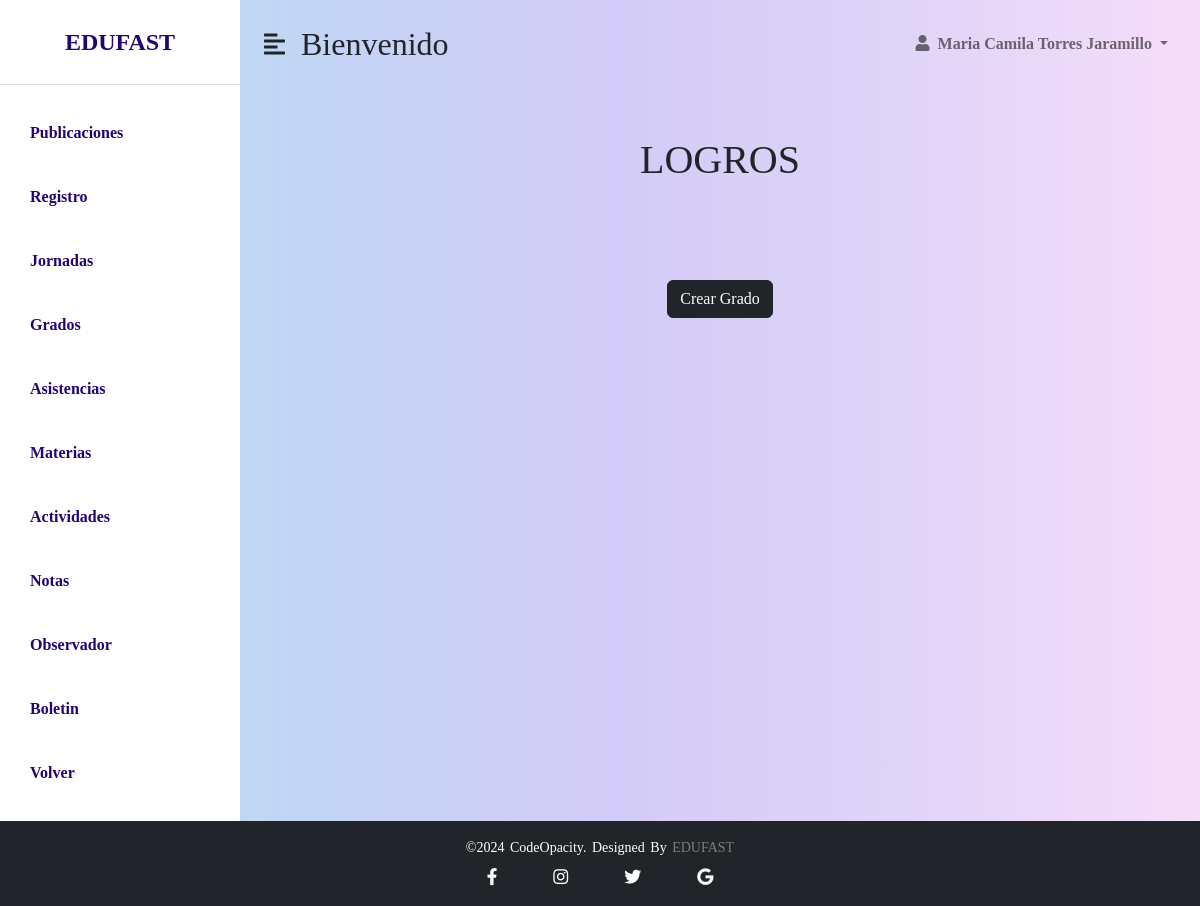
The app's page /cordinador/logrophp/logros.php, older data.
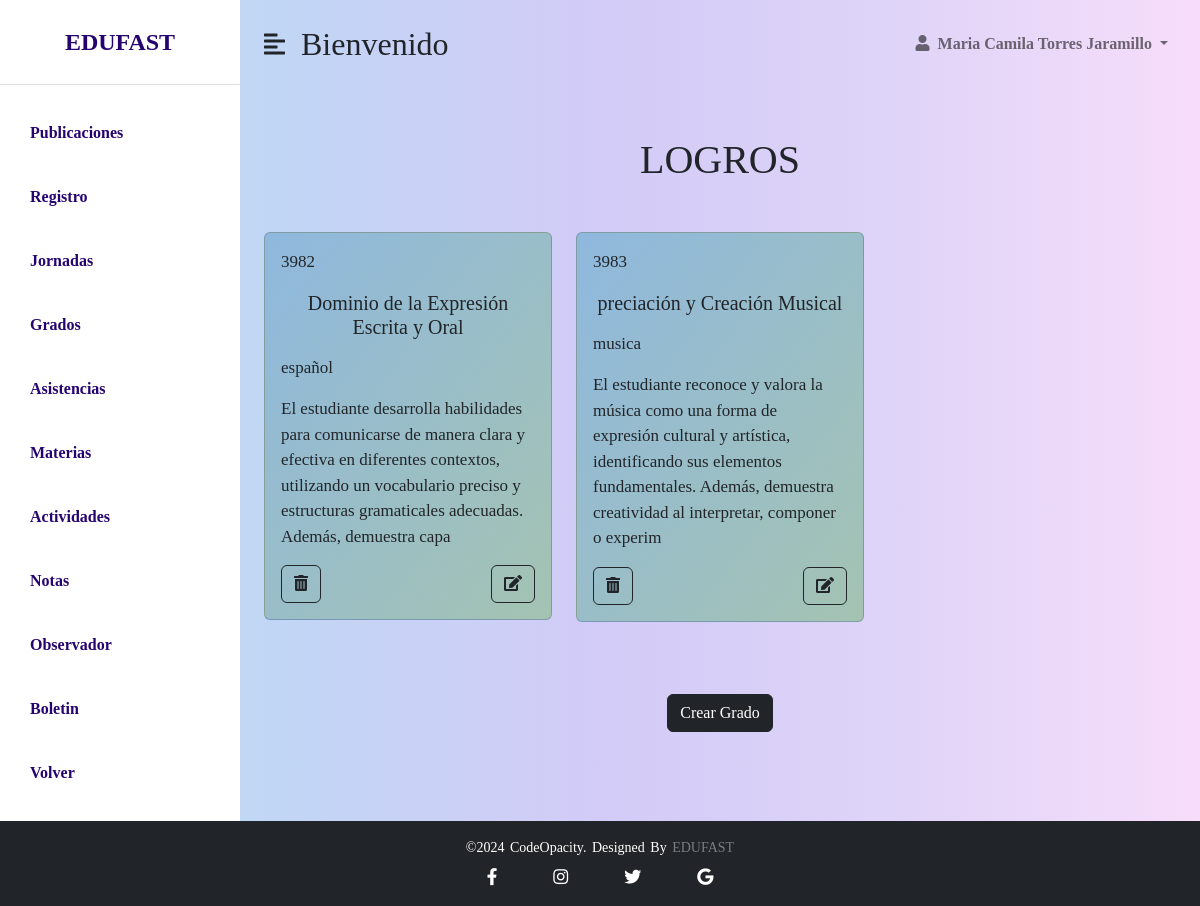
The same page, newer data.
### tables this page shows
CREATE TABLE `logro` (
  `id_logro` int(11) NOT NULL,
  `nombre_logro` char(100) DEFAULT NULL,
  `descripcion_logro` char(200) DEFAULT NULL,
  `materia_id_materia` int(11) NOT NULL,
  `materia_grado_id_grado` int(11) NOT NULL,
  `materia_area_id_area` int(11) NOT NULL
);

CREATE TABLE `materia` (
  `id_materia` int(11) NOT NULL,
  `materia` char(45) DEFAULT NULL,
  `grado_id_grado` int(11) NOT NULL,
  `area_id_area` int(11) NOT NULL
);

### cordinador/logrophp/consultarLogro.php (called while the page is built, shortened)
<?php
require_once "conexion.php";
try {
    $sentencia = $base_de_datos->prepare(" SELECT logro.*, materia.*
FROM logro
INNER JOIN materia ON materia.id_materia = logro.materia_id_materia
    ");
    $sentencia->execute();
    $logros = $sentencia->fetchAll(PDO::FETCH_OBJ);
} catch (PDOException $e) {
    echo "Error: " . $e->getMessage();
    exit();
}
?>

### cordinador/logrophp/logros.php (the view, shortened to what this page needs)
<?php
include "consultarLogro.php";
?>
<!DOCTYPE html>
<html lang="en">
<head>
    <link href="https://cdn.jsdelivr.net/npm/bootstrap@5.0.0-beta3/dist/css/bootstrap.min.css" rel="stylesheet" />
    <link rel="stylesheet" href="https://cdnjs.cloudflare.com/ajax/libs/font-awesome/5.15.3/css/all.min.css" />
    <link rel="stylesheet" href="../../css/nav.css" />
</head>
<body>
    <div class="d-flex" id="wrapper">
        <div class="listado" id="sidebar-wrapper">
            <div class="sidebar-heading text-center py-4 primary-text fs-4 fw-bold text-uppercase border-bottom">EDUFAST</div>
            <div class="list-group list-group-flush my-3">
                <a href="../publicaciones/vistas/publicaciones_crear.php" class="list-group-item list-group-item-action bg-transparent second-text fw-bold">Publicaciones</a>
                <a href="../registro/view/index_registros.php" class="list-group-item list-group-item-action bg-transparent second-text fw-bold">Registro</a>
                <a href="../jornadas/vistas/jornadas.php" class="list-group-item list-group-item-action bg-transparent second-text fw-bold">Jornadas</a>
                <a href="../grados/vistas/grados.php" class="list-group-item list-group-item-action bg-transparent second-text fw-bold">Grados</a>
                <a href="../asistencia/listados.php" class="list-group-item list-group-item-action bg-transparent second-text fw-bold">Asistencias</a>
                <a href="../materiaphp/materia.php" class="list-group-item list-group-item-action bg-transparent second-text fw-bold">Materias</a>
                <a href="../actividad/actividad.php" class="list-group-item list-group-item-action bg-transparent second-text fw-bold">Actividades</a>
                <a href="../notas/notas.php" class="list-group-item list-group-item-action bg-transparent second-text fw-bold">Notas</a>
                <a href="../Observador/view/vista_o.html" class="list-group-item list-group-item-action bg-transparent second-text fw-bold">Observador</a>
                <a href="../Boletin/view/boletin.html" class="list-group-item list-group-item-action bg-transparent second-text fw-bold">Boletin</a>
                <a href="../../admin/pag_principal.php" class="list-group-item list-group-item-action bg-transparent second-text fw-bold">Volver</a>            </div>
        </div>
        <div id="page-content-wrapper">
            <nav class="navbar navbar-expand-lg navbar-light bg-transparent py-4 px-4">
                <div class="d-flex align-items-center">
                    <i class="fas fa-align-left fs-4 me-3" id="menu-toggle"></i>
                    <h2 class="fs-2 m-0">Bienvenido</h2>
                </div>
                <div class="collapse navbar-collapse" id="navbarSupportedContent">
                    <ul class="navbar-nav ms-auto mb-2 mb-lg-0">
                        <li class="nav-item dropdown">
                            <a class="nav-link dropdown-toggle second-text fw-bold" href="#" id="navbarDropdown"
                                role="button" data-bs-toggle="dropdown" aria-expanded="false">
                                <i class="fas fa-user me-2"></i>Maria Camila Torres Jaramillo
                            </a>
                        </li>
                    </ul>
                </div>
            </nav>
            <div class="container mt-5">
                <div class="row">
                    <main class="main-container">
                        <section class="container">
                            <h1 class="title text-center mb-5">LOGROS</h1>
                            <section class="row">
                                <?php foreach ($logros as $logro): ?>
                                    <section class="col-lg-4 col-md-8 col-sm-8 col-12 mb-4">
                                        <section class="card">
                                            <section class="card-body">
                                                <div class="card-color">
                                                    <p class="card-text text-left"><?php echo htmlspecialchars($logro->id_logro); ?> <h5 class="text-center"><?php echo htmlspecialchars($logro->nombre_logro); ?></h5></p>
                                                    <p class="card-text text-left"><?php echo htmlspecialchars($logro->materia); ?></p>
                                                    <p class="card-text text-left"><?php echo htmlspecialchars($logro->descripcion_logro); ?></p>
                                                    <div class="d-flex justify-content-between">
                                                        <button type="button" class="btn btn-outline-dark boton-carrito" data-bs-toggle="modal" data-bs-target="#eliminarModal<?=$logro->id_logro?>"><i class="fas fa-trash-alt"></i></button>
                                                        <button type="button" class="btn btn-outline-dark" data-bs-toggle="modal" data-bs-target="#actualizar<?=$logro->id_logro?>"><i class="fas fa-edit"></i></button>
                                                    </div>
                                                </div>
                                            </section>
                                        </section>
                                    </section>
                                <?php endforeach; ?>
                            </section>
                            <div class="d-flex justify-content-center mt-5">
                                <a class="btn btn-dark" type="button" data-bs-toggle="modal" data-bs-target="#crear">Crear Grado</a>
                            </div>
                        </section>
                    </main>
                </div>
            </div>
        </div>
    </div>
    <footer class="footer-bottom bg-dark text-white text-center py-3 mt-auto">
        <p class="mb-0">©2024 codeOpacity. Designed by <span>EDUFAST</span></p>
        <div class="socials d-flex justify-content-center mt-2">
            <a href="https://www.facebook.com/cedid.sanpablo.3?locale=es_LA" class="text-white mx-2"><i class="fab fa-facebook-f"></i></a>
            <a href="https://www.instagram.com/plumapaulista/" class="text-white mx-2"><i class="fab fa-instagram"></i></a>
            <a href="https://x.com/Cedidsanpablo" class="text-white mx-2"><i class="fab fa-twitter"></i></a>
            <a href="mailto:cedidsanpablobosa7@educacionbogota.edu.co" class="text-white mx-2"><i class="fab fa-google"></i></a>
        </div>
    </footer>
</body>
</html>

### css/nav.css (style rules this page uses)
body { margin: 0; padding: 0; font-family: serif; background-color: #EAF4F4; background-image: linear-gradient( to right, #bae3f3, #c2d5f5, #d2cbf7, #dfd4f8, #f7ddfa ); display: flex; flex-direction: column; min-height: 100vh; }
:root { --main-bg-color: #009d63; --main-text-color: #009d63; --second-text-color:#250470; --second-bg-color: #c1efde; --three-bg-color:#a4a4a4; --fourth-bg-color:#545454; }
.listado { background-color: white; }
.primary-text { color: var( --second-text-color); }
.second-text { color: var( --second-text-color); }
#wrapper { overflow-x: hidden; background-image: linear-gradient( to right, #bae3f3, #c2d5f5, #d2cbf7, #dfd4f8, #f7ddfa ); }
#sidebar-wrapper { min-height: 100vh; margin-left: -15rem; -webkit-transition: margin 0.25s ease-out; -moz-transition: margin 0.25s ease-out; -o-transition: margin 0.25s ease-out; transition: margin 0.25s ease-out; }
#sidebar-wrapper .sidebar-heading { padding: 0.875rem 1.25rem; font-size: 1.2rem; }
#sidebar-wrapper .list-group { width: 15rem; }
#page-content-wrapper { min-width: 100vw; }
#menu-toggle { cursor: pointer; }
.list-group-item { border: none; padding: 20px 30px; }
.socials { list-style: none; display: flex; align-items: center; justify-content: center; }
.socials a { text-decoration: none; color: #fff; }
.socials a i { font-size: 17px; padding: 0px 20px; transition: color .4s ease; }
.footer-bottom { background: #000; width: 100%; padding: 20px 0; text-align: center; }
.footer-bottom p { font-size: 14px; color: white; word-spacing: 2px; text-transform: capitalize; }
.footer-bottom span { text-transform: uppercase; opacity: .4; font-weight: 200; }
@media (min-width: 768px) { #sidebar-wrapper { margin-left: 0; } }
@media (min-width: 768px) { #page-content-wrapper { min-width: 0; width: 100%; } }

### cordinador/logrophp/logros.php (style rules this page uses)
.container { font-family: serif; font-size: 17px; }
.card { background: linear-gradient(to bottom right, #8FB8DE, #A4C3B2); }

Row changes from the older to the newer data that the page shows:
added logro: id_logro "3982", nombre_logro "Dominio de la Expresión Escrita y Oral", materia.materia "español", descripcion_logro "El estudiante desarrolla habilidades para comunicarse de manera clara y efectiva en diferentes contextos, utilizando un vocabulario preciso y estructuras gramaticales adecuadas. Además, demuestra capa"
added logro: id_logro "3983", nombre_logro "preciación y Creación Musical", materia.materia "musica", descripcion_logro "El estudiante reconoce y valora la música como una forma de expresión cultural y artística, identificando sus elementos fundamentales. Además, demuestra creatividad al interpretar, componer o experim"
